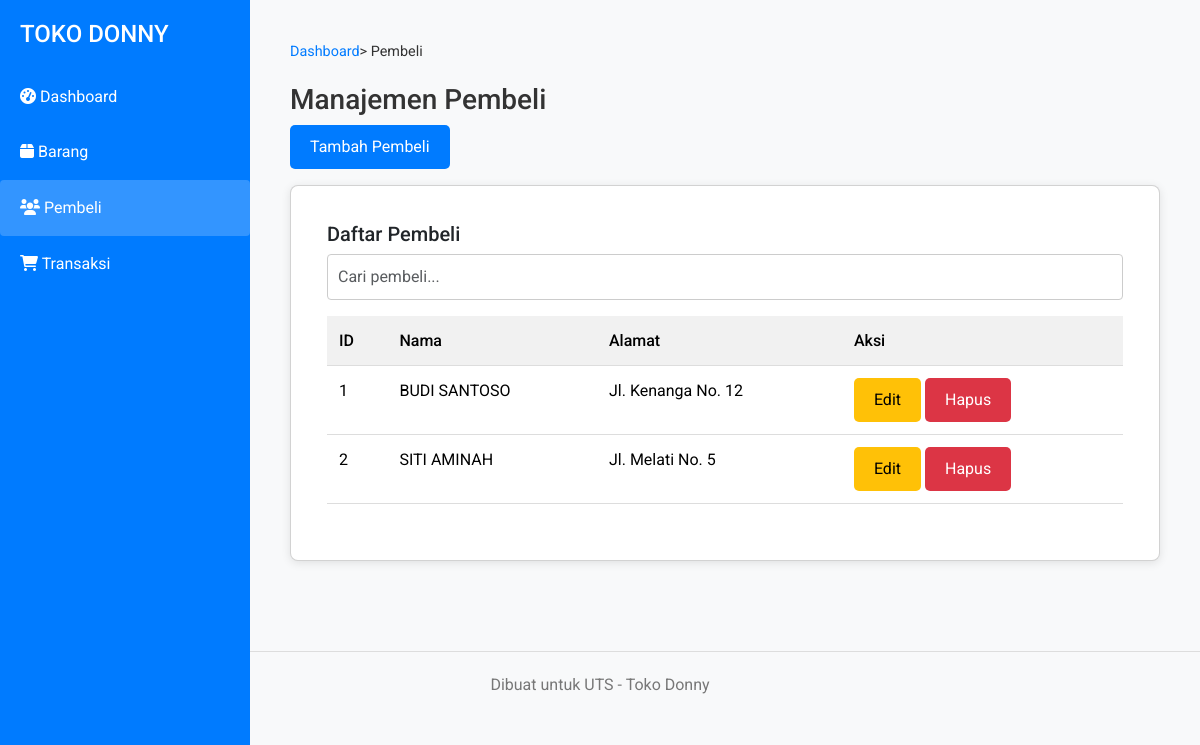
/pembeli.php, run on the app's committed database.
### tables this page shows
CREATE TABLE IF NOT EXISTS pembeli (
  id_pembeli INT AUTO_INCREMENT PRIMARY KEY,
  nama_pembeli VARCHAR(100) NOT NULL,
  alamat TEXT
);

### pembeli.php (the view, shortened to what this page needs)
<?php
include 'config/koneksi.php';
$data = mysqli_query($koneksi, "SELECT * FROM pembeli ORDER BY id_pembeli ASC");
?>
<!doctype html>
<html lang='en'>
<head>
<link href='https://cdn.jsdelivr.net/npm/bootstrap@5.3.2/dist/css/bootstrap.min.css' rel='stylesheet'>
<link rel="stylesheet" href="https://cdnjs.cloudflare.com/ajax/libs/font-awesome/6.0.0/css/all.min.css">
<link rel='stylesheet' href='assets/css/style.css'>
</head>
<body>
<?php include 'navbar.php'; ?>
<div class='main-content'>
<div class='container'>
  <div class='breadcrumb'><a href='dashboard.php'>Dashboard</a> > Pembeli</div>
  <h3>Manajemen Pembeli</h3>
  <div class='mb-3'>
    <button class='btn btn-primary' data-bs-toggle='modal' data-bs-target='#modalTambah'>Tambah Pembeli</button>
  </div>
  <div class='card'>
    <div class='card-body'>
      <h5 class='card-title'>Daftar Pembeli</h5>
      <div class='mb-3'><input type='text' id='search-pembeli' placeholder='Cari pembeli...' class='form-control'></div>
      <div class='table-wrap'>
      <table class='table'>
        <thead><tr><th>ID</th><th>Nama</th><th>Alamat</th><th>Aksi</th></tr></thead>
        <tbody>
        <?php while($r = mysqli_fetch_assoc($data)){ ?>
          <tr>
            <td><?= $r['id_pembeli'] ?></td>
            <td><?= $r['nama_pembeli'] ?></td>
            <td><?= $r['alamat'] ?></td>
            <td>
              <a href='pembeli.php?edit=<?= $r['id_pembeli'] ?>' class='btn btn-warning'>Edit</a>
              <a href='javascript:confirmDelete("pembeli.php?hapus=<?= $r['id_pembeli'] ?>")' class='btn btn-danger'>Hapus</a>
            </td>
          </tr>
        <?php } ?>
        </tbody>
      </table>
      </div>
    </div>
  </div>
</div>
</div>
<footer class='footer'>Dibuat untuk UTS - Toko Donny</footer>
</body>
</html>

### assets/css/style.css (style rules this page uses)
* { margin: 0; padding: 0; box-sizing: border-box; }
body { font-family: 'Roboto', sans-serif; background-color: #f8f9fa; color: #333; line-height: 1.6; padding-top: 0; }
.container { max-width: 1200px; margin: 0 auto; padding: 20px; }
.card { background: white; border-radius: 8px; box-shadow: 0 2px 10px rgba(0,0,0,0.1); padding: 20px; margin-bottom: 20px; }
.btn { padding: 10px 20px; border: none; border-radius: 5px; cursor: pointer; transition: background 0.3s, transform 0.2s; font-size: 1rem; }
.btn-primary { background: #007bff; color: white; }
.btn-warning { background: #ffc107; color: black; }
.btn-danger { background: #dc3545; color: white; }
.table { width: 100%; border-collapse: collapse; margin-bottom: 20px; }
.table th, .table td { padding: 12px; text-align: left; border-bottom: 1px solid #ddd; }
.table th { background: #f1f1f1; font-weight: 500; }
.form-control { width: 100%; padding: 10px; border: 1px solid #ccc; border-radius: 4px; font-size: 1rem; }
.main-content { margin-left: 250px; padding: 20px; }
.breadcrumb { margin-bottom: 20px; font-size: 0.9rem; }
.breadcrumb a { color: #007bff; text-decoration: none; }
.footer { margin-top: 30px; text-align: center; color: #777; padding: 20px; background: #f8f9fa; border-top: 1px solid #ddd; }
.table-wrap { overflow-x: auto; }

### data on the page
pembeli: id_pembeli "1", nama_pembeli "BUDI SANTOSO", alamat "Jl. Kenanga No. 12"
pembeli: id_pembeli "2", nama_pembeli "SITI AMINAH", alamat "Jl. Melati No. 5"
